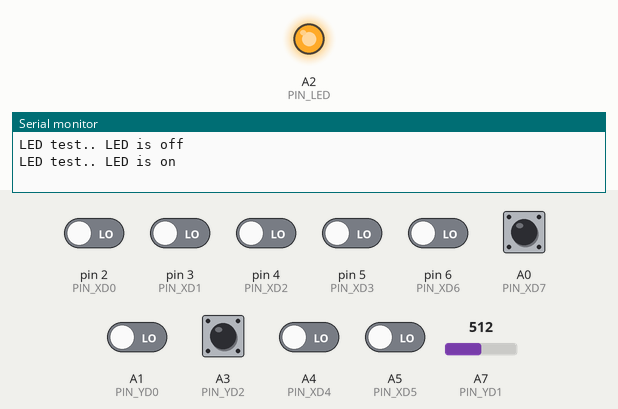
The sketch below on a simulated Arduino Nano, built with avr-gcc and run on an emulated ATmega328P. Shown: output pins drawn as LEDs (lit = HIGH), the last lines printed to the serial monitor. The inputs (shaded band) are chosen by the test bench; at power-on: A0 (PIN_XD7), A3 (PIN_YD2) HIGH, A1 (PIN_YD0), A4 (PIN_XD4), A5 (PIN_XD5), pin 2 (PIN_XD0), pin 3 (PIN_XD1), pin 4 (PIN_XD2), pin 5 (PIN_XD3), pin 6 (PIN_XD6) LOW, A7 (PIN_YD1) = 512. EEPROM starts erased.

Above: at 2.1 s.
At 5.5 s:
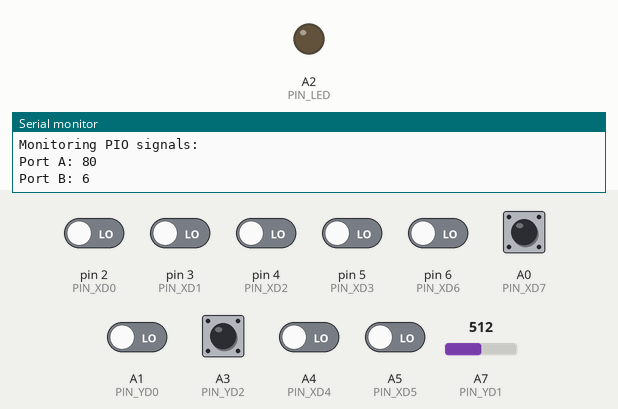
5.6 s: pin 6 (PIN_XD6) driven HIGH
7.1 s: A4 (PIN_XD4) driven HIGH
8.6 s: A5 (PIN_XD5) driven HIGH
10.1 s: pin 6 (PIN_XD6) driven LOW
11.6 s: A4 (PIN_XD4) driven LOW
13.1 s: pin 2 (PIN_XD0) driven HIGH and pin 6 (PIN_XD6) driven HIGH
Timing chart, 0 to 15.6 s (numbered marks = the images above; inputs shaded):
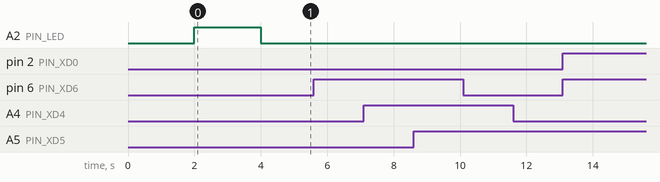

The sketch:

setup.ino
```cpp
// setup                            -*- c -*-
// https://github.com/nealcrook/nascom
//
// ARDUINO Uno/Nano (ATMEGA328) connected to NASCOM 2 as mass-storage device
//
// The EEPROM contains a blob of data called the "profile record". This
// has to be installed as a one-time operation.
//
// It can be installed using NASconsole. However, to make it easier to get
// started, this utility provides an alternative method for programming it.
//
////////////////////////////////////////////////////////////////////////////////

#define SECTOR_CHUNK (128)
#define PIN_LED A2
#include <EEPROM.h>

// Pin mapping for PIO port A bits[7:0]
#define PIN_XD7 A0
#define PIN_XD6 6
#define PIN_XD5 A5
#define PIN_XD4 A4
#define PIN_XD3 5
#define PIN_XD2 4
#define PIN_XD1 3
#define PIN_XD0 2

// Pin mapping for PIO port B bits[2:0]
// A7 is input-only and can only be sampled through the ADC
#define PIN_YD2 A3
#define PIN_YD1 A7
#define PIN_YD0 A1

// bit set and clear macros
#define cbi(sfr, bit) (_SFR_BYTE(sfr) &= ~_BV(bit))
#define sbi(sfr, bit) (_SFR_BYTE(sfr) |= _BV(bit))


// Prototypes for stuff in this file
void program_profile_record(void);


// Data structures
typedef struct PROFILE {
    char fnam_fext[4][8+1+3+1]; // Null-terminated MSDOS 8.3 names including dot
    uint8_t nsect_per_track;    // sectors per track
    uint8_t ntrack;             // tracks TODO not used.. could be used to detect illegal seek.
    uint8_t first_sect;         // number associated with first sector
    uint8_t sect_chunks;        // number of SECTOR_CHUNKs per sector
} PROFILE;


// Overlay the profile with a char array - makes it simple
// to populate from a byte stream of EEPROM reads.
typedef union UPROFILE {
    struct PROFILE f;
    char b[56];
} UPROFILE;


// The 4 profiles for the default profile record
UPROFILE profile0 {
    {
        {"POLYDOS0.DSK","POLYDOS1.DSK","POLYDOS2.DSK","POLYDOS3.DSK"},
         36, // 18 sectors per track per side
         35, // 35 tracks
         0,  // first sector is sector 0
         2   // 256 bytes per sector
    }
};
UPROFILE profile1 {
    {
        {"NASDOS0.DSK", "NASDOS1.DSK", "NASDOS2.DSK", "NASDOS3.DSK"},
         32, // 16 sectors per track per side
         80, // 80 tracks
         1,  // first sector is sector 1
         2   // 256 bytes per sector
    }
};
UPROFILE profile2 {
    {
        {"CPM0.DSK",    "CPM1.DSK",    "CPM2.DSK",    "CPM3.DSK"},
         10, // 10 sectors per side (NASCOM version of CP/M)
         77, // 77 tracks
         1,  // first sector is sector 1
         4   // 515 bytes per sector
    }
};
UPROFILE profile3 {
    {
        {"SDBOOT0.DSK", "SDBOOT1.DSK", "SDBOOT2.DSK", "SDBOOT3.DSK"},
         36, // 18 sectors per track per side
         35, // 35 tracks
         0,  // first sector is sector 0
         4   // 512 bytes per sector
    }
};


// Everything is done in here.
void setup()   {
    Serial.begin(115200);  // for Debug
    pinMode(PIN_LED, OUTPUT);

    digitalWrite(PIN_LED, 0);
    Serial.println("LED test.. LED is off");
    delay(1000 * 2);
    digitalWrite(PIN_LED, 1);
    Serial.println("LED test.. LED is on");
    delay(1000 * 2);
    digitalWrite(PIN_LED, 0);
    Serial.println("LED test.. LED is off");

    program_profile_record();

    Serial.println("EEPROM programmed: setup complete. Now program code from sd_merged");

    Serial.println("Monitoring PIO signals:");

    // Pins connected to PIO port A
    pinMode(PIN_XD7, INPUT);
    pinMode(PIN_XD6, INPUT);
    pinMode(PIN_XD5, INPUT);
    pinMode(PIN_XD4, INPUT);
    pinMode(PIN_XD3, INPUT);
    pinMode(PIN_XD2, INPUT);
    pinMode(PIN_XD1, INPUT);
    pinMode(PIN_XD0, INPUT);

    // Pins connected to PIO port B
    pinMode(PIN_YD2, INPUT);
    pinMode(PIN_YD0, INPUT);

    // The PIN_YD1 is an input-only analog pin that can only be
    // read by doing an ADC conversion (do NOT call pinMode on it; it can
    // do weird stuff)
    // Speed up ADC conversion by changing prescaler from /128 to /16
    sbi(ADCSRA, ADPS2);
    cbi(ADCSRA, ADPS1);
    cbi(ADCSRA, ADPS0);

    int porta;
    int portb;
    int old_porta = 0xabcd; // impossible previous values
    int old_portb = 0xabcd;
    for (;;) {
        porta =
            (digitalRead(PIN_XD7) << 7) | (digitalRead(PIN_XD6) << 6) | (digitalRead(PIN_XD5) << 5) | (digitalRead(PIN_XD4) << 4) |
            (digitalRead(PIN_XD3) << 3) | (digitalRead(PIN_XD2) << 2) | (digitalRead(PIN_XD1) << 1) | (digitalRead(PIN_XD0));

        portb =
            (digitalRead(PIN_YD2) << 2) | (digitalRead(PIN_YD0));
        if (analogRead(PIN_YD1) > 500) {
            portb = portb | (1 << 1);
        }

        if (porta != old_porta) {
            Serial.print("Port A: ");
            Serial.println(porta,HEX);
            old_porta = porta;
        }
        if (portb != old_portb) {
            Serial.print("Port B: ");
            Serial.println(portb,HEX);
            old_portb = portb;
        }
    }
}


// This routine is invoked repeatedly by the arduino "scheduler"
// but, since setup() is an endless loop, it is never executed
void loop() {
    Serial.println("Never get here");
}


// EEPROM holds a "profile record" consisting of a header followed by
// 4 profiles. Each profile defines 4 virtual disk images and the disk
// geometry. The 5 bytes of header are: N A S x y  where:
// NAS are ASCII values for those letters
// x is the default profile to use at reset (numeric code, not ASCII)
// y is the checksum of the whole record, such that the modulo-256
// sum of the bytes (including the checksum) is 0. The layout of a
// profile is shown below. (Strictly, it is wasteful to null-terminate
// the file names, but it makes the code simpler elsewhere and we have
// enough space.) The profile record can be edited using the console
// interface.
void program_profile_record() {

    Serial.print("Profile record checksum byte: 0x");
    Serial.println(EEPROM.read(4), HEX);

    // profile record is 5 bytes + 4 profile entries of 56 bytes each
    unsigned char csum = 0;
    for (int i=0; i<(5+4*56); i++) {
        csum = csum + EEPROM.read(i);
    }

    Serial.print("Profile record checksum: 0x");
    Serial.println(0xff & csum, HEX);

    Serial.println("Programming profile record..");

    // Header
    EEPROM.update(0, 'N');
    EEPROM.update(1, 'A');
    EEPROM.update(2, 'S');
    EEPROM.update(3, 0);   // default profile
                           // checksum - don't program it yet
    for (int i=0; i<56; i++) {
        EEPROM.update(5+0*56+i, profile0.b[i]);
        EEPROM.update(5+1*56+i, profile1.b[i]);
        EEPROM.update(5+2*56+i, profile2.b[i]);
        EEPROM.update(5+3*56+i, profile3.b[i]);
    }

    // Compute checksum
    csum = 0;
    for (int i=0; i<(5+4*56); i++) {
        // skip checksum location
        if (i != 4) {
            csum = csum + EEPROM.read(i);
        }
    }
    csum = 0xff & ((csum ^ 0xff) + 1);

    // Program it
    EEPROM.update(4, csum);
    Serial.print("Profile record checksum: 0x");
    Serial.println(0xff & csum, HEX);
}
```
